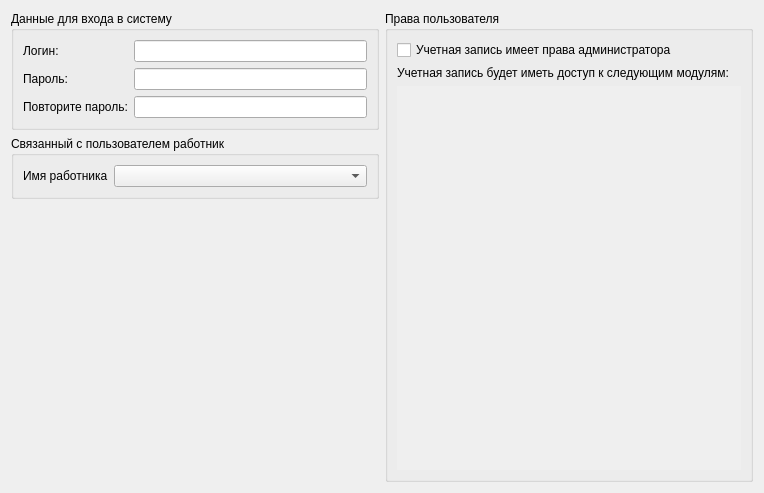
<?xml version="1.0" encoding="UTF-8"?>
<ui version="4.0">
 <class>UserEditWidget</class>
 <widget class="QWidget" name="UserEditWidget">
  <property name="geometry">
   <rect>
    <x>0</x>
    <y>0</y>
    <width>764</width>
    <height>493</height>
   </rect>
  </property>
  <property name="windowTitle">
   <string>Form</string>
  </property>
  <layout class="QVBoxLayout" name="verticalLayout_2">
   <item>
    <layout class="QGridLayout" name="gridLayout">
     <item row="0" column="0">
      <widget class="QGroupBox" name="groupBox">
       <property name="title">
        <string>Данные для входа в систему</string>
       </property>
       <layout class="QFormLayout" name="formLayout">
        <property name="fieldGrowthPolicy">
         <enum>QFormLayout::AllNonFixedFieldsGrow</enum>
        </property>
        <item row="0" column="0">
         <widget class="QLabel" name="label">
          <property name="text">
           <string>Логин:</string>
          </property>
         </widget>
        </item>
        <item row="0" column="1">
         <widget class="QLineEdit" name="m_login"/>
        </item>
        <item row="1" column="0">
         <widget class="QLabel" name="label_3">
          <property name="text">
           <string>Пароль:</string>
          </property>
         </widget>
        </item>
        <item row="1" column="1">
         <widget class="QLineEdit" name="m_password">
          <property name="echoMode">
           <enum>QLineEdit::Password</enum>
          </property>
         </widget>
        </item>
        <item row="2" column="0">
         <widget class="QLabel" name="label_4">
          <property name="text">
           <string>Повторите пароль:</string>
          </property>
         </widget>
        </item>
        <item row="2" column="1">
         <widget class="QLineEdit" name="m_password2">
          <property name="echoMode">
           <enum>QLineEdit::Password</enum>
          </property>
         </widget>
        </item>
       </layout>
      </widget>
     </item>
     <item row="0" column="1" rowspan="4">
      <widget class="QGroupBox" name="groupBox_2">
       <property name="title">
        <string>Права пользователя</string>
       </property>
       <layout class="QVBoxLayout" name="verticalLayout_4">
        <item>
         <widget class="QCheckBox" name="m_isAdmin">
          <property name="text">
           <string>Учетная запись имеет права администратора</string>
          </property>
         </widget>
        </item>
        <item>
         <widget class="QWidget" name="m_rightArea" native="true">
          <property name="minimumSize">
           <size>
            <width>200</width>
            <height>0</height>
           </size>
          </property>
          <layout class="QVBoxLayout" name="verticalLayout_3">
           <property name="margin">
            <number>0</number>
           </property>
           <item>
            <widget class="QLabel" name="m_pluginAccessLabel">
             <property name="text">
              <string>Учетная запись будет иметь доступ к следующим модулям:</string>
             </property>
             <property name="textFormat">
              <enum>Qt::PlainText</enum>
             </property>
             <property name="wordWrap">
              <bool>true</bool>
             </property>
            </widget>
           </item>
           <item>
            <widget class="QScrollArea" name="scrollArea">
             <property name="styleSheet">
              <string notr="true">QScrollArea {
background-color: transparent;
}</string>
             </property>
             <property name="frameShape">
              <enum>QFrame::Panel</enum>
             </property>
             <property name="lineWidth">
              <number>0</number>
             </property>
             <property name="widgetResizable">
              <bool>true</bool>
             </property>
             <property name="alignment">
              <set>Qt::AlignLeading|Qt::AlignLeft|Qt::AlignTop</set>
             </property>
             <widget class="QWidget" name="m_scrollAreaWidgetContents">
              <property name="geometry">
               <rect>
                <x>0</x>
                <y>0</y>
                <width>375</width>
                <height>326</height>
               </rect>
              </property>
              <layout class="QVBoxLayout" name="verticalLayout_5">
               <property name="margin">
                <number>0</number>
               </property>
               <item>
                <layout class="QVBoxLayout" name="verticalLayout">
                 <item>
                  <spacer name="verticalSpacer">
                   <property name="orientation">
                    <enum>Qt::Vertical</enum>
                   </property>
                   <property name="sizeHint" stdset="0">
                    <size>
                     <width>20</width>
                     <height>40</height>
                    </size>
                   </property>
                  </spacer>
                 </item>
                </layout>
               </item>
              </layout>
             </widget>
            </widget>
           </item>
          </layout>
         </widget>
        </item>
       </layout>
      </widget>
     </item>
     <item row="2" column="0">
      <spacer name="verticalSpacer_2">
       <property name="orientation">
        <enum>Qt::Vertical</enum>
       </property>
       <property name="sizeHint" stdset="0">
        <size>
         <width>20</width>
         <height>40</height>
        </size>
       </property>
      </spacer>
     </item>
     <item row="1" column="0">
      <widget class="QGroupBox" name="groupBox_3">
       <property name="title">
        <string>Связанный с пользователем работник</string>
       </property>
       <layout class="QFormLayout" name="formLayout_2">
        <item row="0" column="0">
         <widget class="QLabel" name="label_2">
          <property name="text">
           <string>Имя работника</string>
          </property>
         </widget>
        </item>
        <item row="0" column="1">
         <widget class="QComboBox" name="m_staffName"/>
        </item>
       </layout>
      </widget>
     </item>
    </layout>
   </item>
  </layout>
 </widget>
 <resources/>
 <connections/>
</ui>
